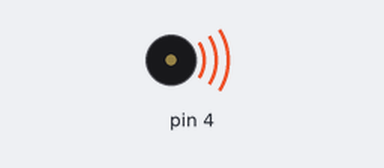
The sketch below on a simulated Arduino Uno, built with avr-gcc and run on an emulated ATmega328P. Parts: buzzer (waves = sounding).

Above: at 0.05 s.
At 2.37 s:
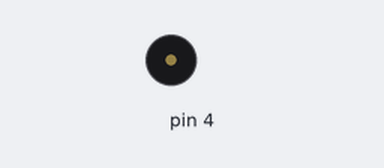
Timing chart, 0 to 3.0 s (numbered marks = the images above):
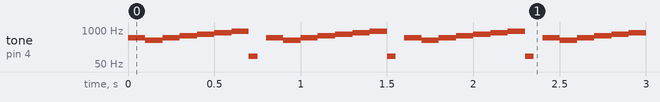

Measured:
- by itself, tone on pin 4: repeats every 0.80 s: 400 Hz 0.10 s, 500 Hz 0.10 s, 600 Hz 0.10 s, 700 Hz 0.10 s, 800 Hz 0.10 s, 900 Hz 0.10 s, 100 Hz 0.05 s, silent 0.05 s, 500 Hz 0.10 s

The sketch:

test_06.ino
```cpp
int i = 0;
int delayT = 100;
void
setup()
{
}

void
loop()
{
    switch(i)
    {
        case 0:
            ++i;
            tone(4, 500);
            break;
        case 1:
            ++i;
            tone(4, 400);
            break;
        case 2:
            ++i;
            tone(4, 500);
            break;
        case 3:
            ++i;
            tone(4, 600);
            break;
        case 4:
            ++i;
            tone(4, 700);
            break;
        case 5:
            ++i;
            tone(4, 800);
            break;
        case 6:
            ++i;
            tone(4, 900);
            break;
        case 7:
            i = 0;
            tone(4, 100, 50);
            break;
        default:
            break;
    }
    delay(delayT);
}
```
